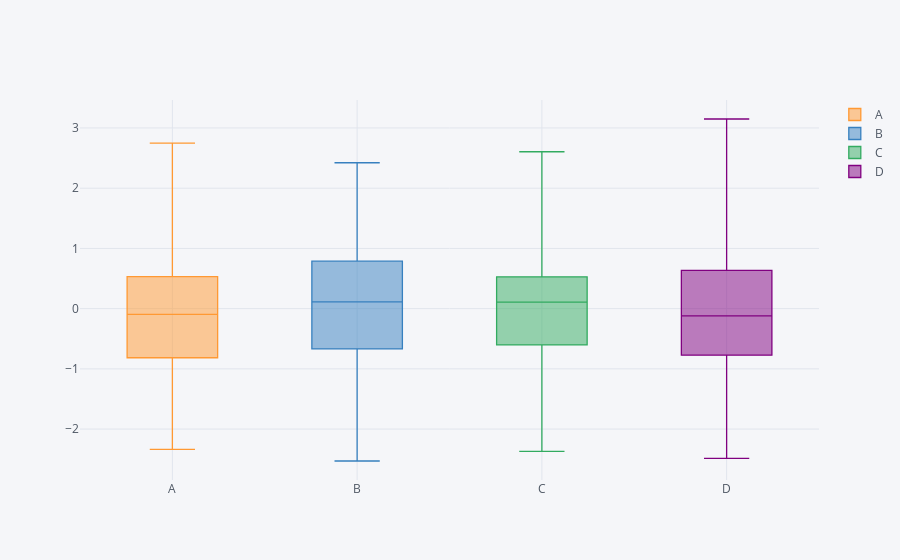

The cell this chart's notebook holds for it:
### Code cell
# box plots
df.iplot(kind='box')
# we can switch off and on columns by mentioning the columns or clicking on the col_names in the key table.
